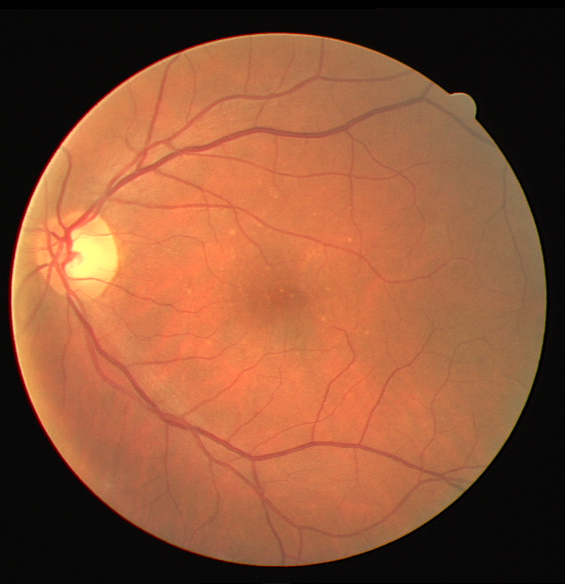
#> input picture images/input/1.png, 565 x 584 px
$ python core.py ../../images/input/1.png
#> lines starting #> are read from the running program, lines starting #| are printed output that depends on the picture; after the words box and inside, x2 and y2 are one past the last pixel; in counts of white or black regions, pixels touching at a corner belong together
#> further down, image is the input picture: shape (584, 565, 3); mean B, G, R 54.4, 82.8, 138.7
"""
Retinal Vessel Detection and Measurement Library

Implementation based on:
Bankhead P, Scholfield CN, McGeown JG, Curtis TM (2012)
"Fast Retinal Vessel Detection and Measurement Using Wavelets and Edge Location Refinement"
PLoS ONE 7(3): e32435. doi:10.1371/journal.pone.0032435

This library provides tools for:
1. Vessel segmentation using the Isotropic Undecimated Wavelet Transform (IUWT)
2. Centreline extraction and spline fitting
3. Image profile generation perpendicular to vessels
4. Vessel edge detection using zero-crossings of the second derivative
5. Diameter measurement

Author: Implementation based on Bankhead et al. (2012)
"""

import numpy as np
from scipy import ndimage
from scipy.interpolate import splprep, splev
from scipy.ndimage import distance_transform_edt, label, binary_fill_holes
from skimage.morphology import skeletonize, remove_small_objects
from skimage.measure import regionprops, label as sk_label
import cv2
from typing import Optional, Tuple, List, Dict, Union
from dataclasses import dataclass, field


@dataclass
class VesselSegment:
    """Represents a single vessel segment with its properties."""
    centre: np.ndarray  # Centreline coordinates (N, 2) as [row, col]
    angles: np.ndarray  # Orientation angles at each point
    side1: Optional[np.ndarray] = None  # Left edge coordinates
    side2: Optional[np.ndarray] = None  # Right edge coordinates
    diameters: Optional[np.ndarray] = None  # Diameter at each point
    im_profiles: Optional[np.ndarray] = None  # Image intensity profiles


@dataclass
class SegmentationResult:
    """Container for segmentation results."""
    binary_mask: np.ndarray  # Binary segmentation mask
    wavelet_sum: np.ndarray  # Sum of wavelet coefficients
    vessels: List[VesselSegment] = field(default_factory=list)
    fov_mask: Optional[np.ndarray] = None


class IUWT:
    """
    Isotropic Undecimated Wavelet Transform (IUWT) implementation.

    Also known as the 'à trous' (with holes) wavelet transform.
    Uses B3-spline scaling function: h0 = [1, 4, 6, 4, 1] / 16
    """

    def __init__(self):
        # B3-spline derived filter (cubic B-spline)
        self.h0 = np.array([1, 4, 6, 4, 1], dtype=np.float64) / 16.0

    def _upsample_filter(self, h: np.ndarray, level: int) -> np.ndarray:
        """
        Upsample filter by inserting 2^(level-1) zeros between coefficients.

        For level j, insert 2^j - 1 zeros between adjacent coefficients of h0.
        """
        if level == 0:
            return h

        n_zeros = 2**level - 1
        new_len = len(h) + (len(h) - 1) * n_zeros
        h_up = np.zeros(new_len)
        h_up[::n_zeros + 1] = h
        return h_up

    def transform(self, image: np.ndarray, n_levels: int = 4) -> Tuple[List[np.ndarray], np.ndarray]:
        """
        Compute the IUWT of an image.

        Parameters
        ----------
        image : np.ndarray
            Input grayscale image
        n_levels : int
            Number of wavelet levels to compute

        Returns
        -------
        wavelet_coeffs : list of np.ndarray
            Wavelet coefficients w1, w2, ..., w_n
        scaling_coeffs : np.ndarray
            Final scaling coefficients c_n (smooth residual)
        """
        image = image.astype(np.float64)

        wavelet_coeffs = []
        c_prev = image.copy()

        for j in range(n_levels):
            # Get upsampled filter for this level
            h_j = self._upsample_filter(self.h0, j)

            # Apply separable filtering (2D convolution using 1D filters)
            # First along rows, then along columns
            c_next = ndimage.convolve1d(c_prev, h_j, axis=0, mode='reflect')
            c_next = ndimage.convolve1d(c_next, h_j, axis=1, mode='reflect')

            # Wavelet coefficients are the difference
            w_j = c_prev - c_next
            wavelet_coeffs.append(w_j)

            c_prev = c_next

        return wavelet_coeffs, c_prev

    # [8 lines left out: function reconstruct, not called in this run]


class VesselSegmenter:
    """
    Retinal vessel segmentation using IUWT.
    """

    def __init__(self,
                 dark_vessels: bool = True,
                 wavelet_levels: List[int] = [2, 3],
                 threshold_percent: float = 0.20,
                 min_object_size_percent: float = 0.05,
                 fill_hole_size_percent: float = 0.05,
                 use_inpainting: bool = False):
        """
        Initialize the vessel segmenter.

        Parameters
        ----------
        dark_vessels : bool
            True if vessels are darker than background (fundus images),
            False if brighter (fluorescein angiograms)
        wavelet_levels : list of int
            Which wavelet levels to sum for segmentation (1-indexed)
        threshold_percent : float
            Percentage of pixels to identify as vessels (0.0 to 1.0)
        min_object_size_percent : float
            Minimum object size as percentage of FOV to keep
        fill_hole_size_percent : float
            Maximum hole size as percentage of FOV to fill
        use_inpainting : bool
            Whether to inpaint outside FOV before wavelet transform
        """
        self.dark_vessels = dark_vessels
        self.wavelet_levels = wavelet_levels
        self.threshold_percent = threshold_percent
        self.min_object_size_percent = min_object_size_percent
        self.fill_hole_size_percent = fill_hole_size_percent
        self.use_inpainting = use_inpainting
        self.iuwt = IUWT()

    def create_fov_mask(self, image: np.ndarray,
                        threshold: int = 20,
                        erode_size: int = 3) -> np.ndarray:
        """
        Create a field of view (FOV) mask by thresholding.

        Parameters
        ----------
        image : np.ndarray
            Input image (grayscale or color)
        threshold : int
            Threshold value for mask creation
        erode_size : int
            Size of erosion structuring element

        Returns
        -------
        mask : np.ndarray
            Binary FOV mask
        """
#> called with threshold = 20, erode_size = 3
        if len(image.shape) == 3:
            # Use red channel for color images (best for FOV detection)
            gray = image[:, :, 0]
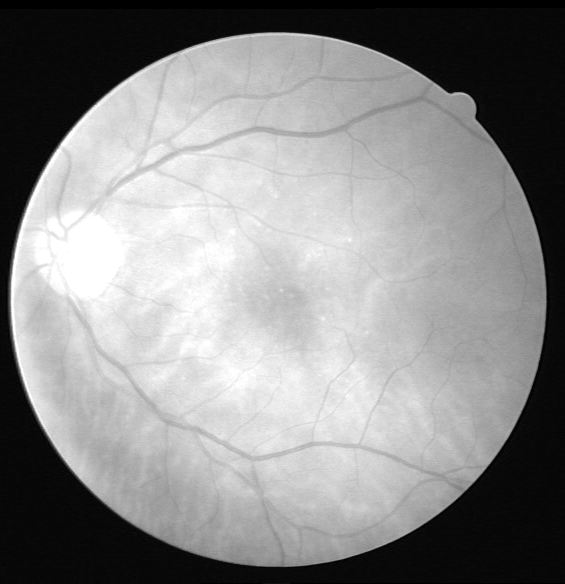
#> gray: shape (584, 565); min 0, max 255, mean 138.7
        else:
            gray = image

        mask = gray > threshold
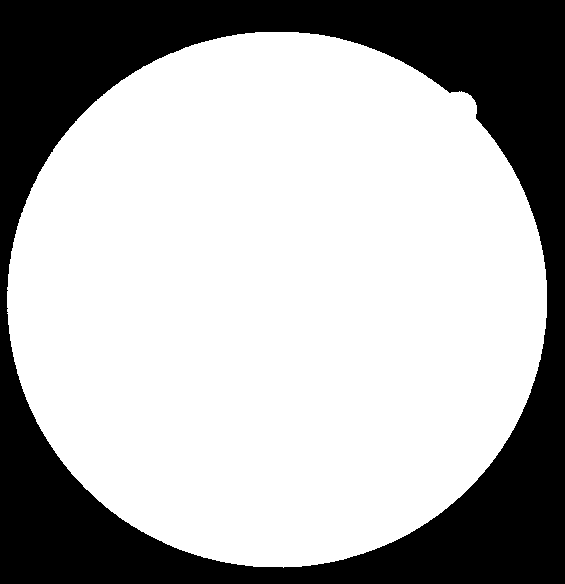
#> mask: shape (584, 565) bool; 69% white; 1 black region, box (x1, y1, x2, y2) and area: (0, 0, 565, 584) 102277

        if erode_size > 0:
            kernel = np.ones((erode_size, erode_size), dtype=np.uint8)
            mask = cv2.erode(mask.astype(np.uint8), kernel).astype(bool)
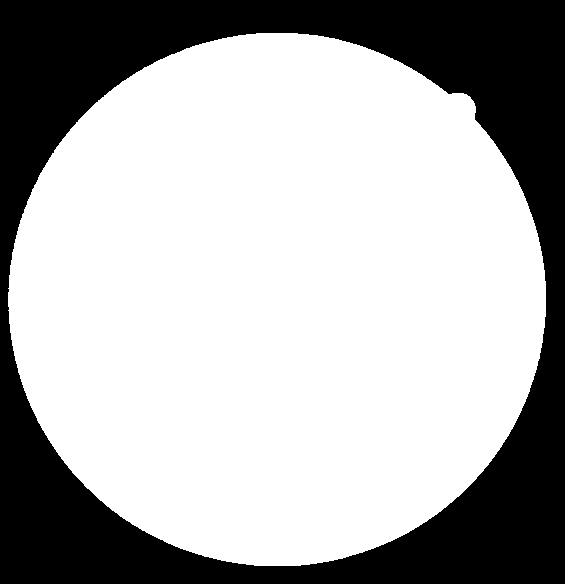
#> mask: shape (584, 565) bool; 68.3% white; 1 black region, box (x1, y1, x2, y2) and area: (0, 0, 565, 584) 104435

        return mask

    # [18 lines left out: function _distance_inpainting, not called in this run]

    def _percentage_threshold(self, wavelet_sum: np.ndarray,
                             mask: Optional[np.ndarray] = None) -> np.ndarray:
        """
        Threshold wavelet coefficients based on percentage.
        """
        if mask is not None:
            values = wavelet_sum[mask]
        else:
            values = wavelet_sum.ravel()

        if self.dark_vessels:
            # Vessels are darker, look for lowest values
            thresh = np.percentile(values, self.threshold_percent * 100)
            binary = wavelet_sum <= thresh
        else:
            # Vessels are brighter, look for highest values
            thresh = np.percentile(values, (1 - self.threshold_percent) * 100)
            binary = wavelet_sum >= thresh

        # Apply mask if provided
        if mask is not None:
            binary = binary & mask

        return binary

    def _clean_binary_image(self, binary: np.ndarray,
                           mask: Optional[np.ndarray] = None) -> np.ndarray:
        """
        Clean binary image by removing small objects and filling holes.
        """
        # Calculate pixel counts for size thresholds
        if mask is not None:
            n_pixels = np.sum(mask)
        else:
            n_pixels = binary.size

        min_size = int(n_pixels * self.min_object_size_percent)
        fill_size = int(n_pixels * self.fill_hole_size_percent)

        # Remove small objects
        binary = remove_small_objects(binary, min_size=max(min_size, 1))

        # Fill small holes
        if fill_size > 0:
            # Label the holes (background connected components)
            inverted = ~binary
            if mask is not None:
                inverted = inverted & mask
            labeled_holes, n_holes = label(inverted)

            for i in range(1, n_holes + 1):
                hole_mask = labeled_holes == i
                if np.sum(hole_mask) <= fill_size:
                    binary = binary | hole_mask

        return binary

    def segment(self, image: np.ndarray,
               fov_mask: Optional[np.ndarray] = None) -> SegmentationResult:
        """
        Segment vessels in a retinal image.

        Parameters
        ----------
        image : np.ndarray
            Input image (grayscale or color)
        fov_mask : np.ndarray, optional
            Field of view mask

        Returns
        -------
        result : SegmentationResult
            Segmentation results including binary mask and wavelet sum
        """
        # Extract green channel if color (best contrast for vessels)
        if len(image.shape) == 3:
            gray = image[:, :, 1].astype(np.float64)  # Green channel
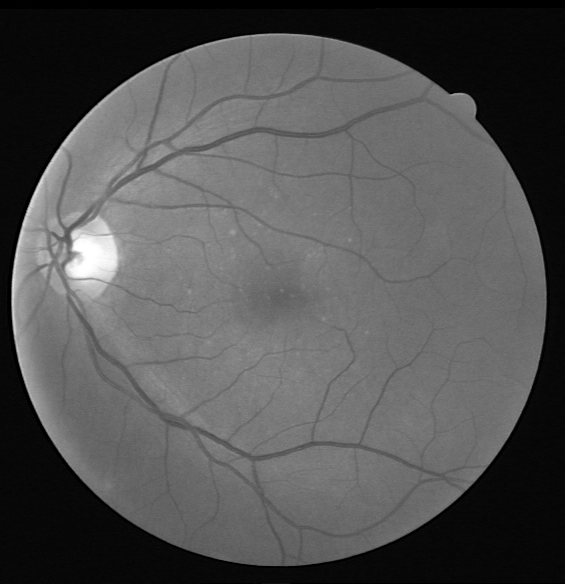
#> gray: shape (584, 565) float64; min 0, max 255, mean 82.8
        else:
            gray = image.astype(np.float64)

        # Apply inpainting if requested
        if self.use_inpainting and fov_mask is not None:
            gray = self._distance_inpainting(gray, fov_mask)

        # Compute IUWT
        max_level = max(self.wavelet_levels)
        wavelet_coeffs, _ = self.iuwt.transform(gray, max_level)
#> the loop in transform, `for j in range(n_levels):` made 3 passes
#> pass 1, in transform, `w_j = c_prev - c_next`:
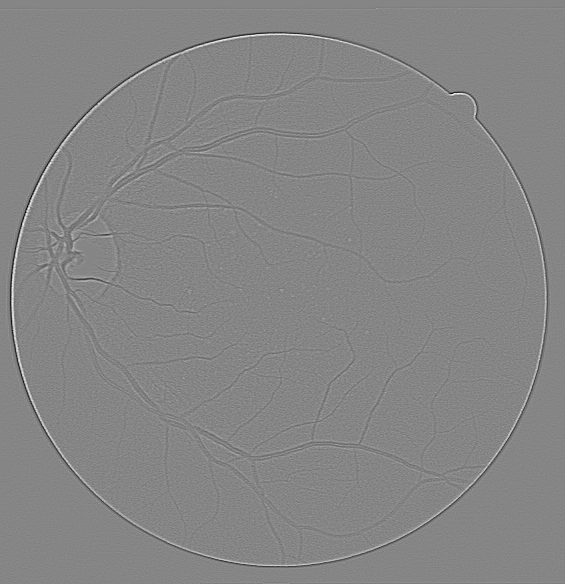
#> w_j: shape (584, 565) float64; min -49.02, max 44.51, mean 0; drawn with min black and max white
#> after the loop in transform, `for j in range(n_levels):`:
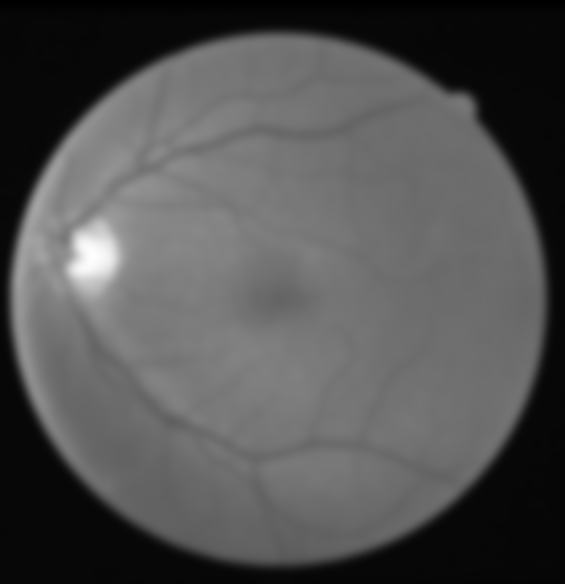
#> c_prev: shape (584, 565) float64; min 0.339, max 253.5, mean 82.8
#> after the loop in transform, `for j in range(n_levels):`: wavelet_coeffs = 3 items
#> wavelet_coeffs = 3 items
#> (the rest of the program and of its run is left out)
